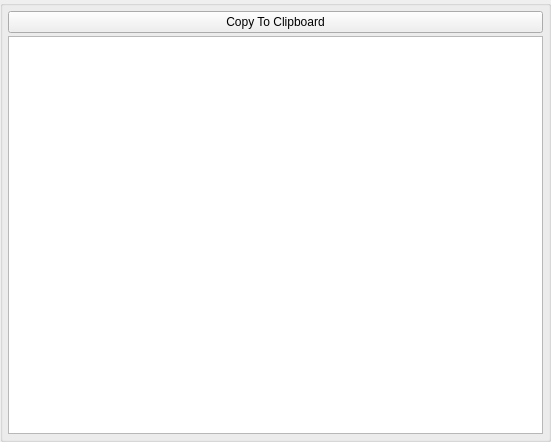
<?xml version="1.0" encoding="UTF-8"?>
<ui version="4.0">
 <class>AppletHackerListUi</class>
 <widget class="QWidget" name="AppletHackerListUi">
  <property name="geometry">
   <rect>
    <x>0</x>
    <y>0</y>
    <width>551</width>
    <height>442</height>
   </rect>
  </property>
  <property name="sizePolicy">
   <sizepolicy hsizetype="Expanding" vsizetype="Expanding">
    <horstretch>0</horstretch>
    <verstretch>0</verstretch>
   </sizepolicy>
  </property>
  <property name="minimumSize">
   <size>
    <width>0</width>
    <height>0</height>
   </size>
  </property>
  <property name="maximumSize">
   <size>
    <width>16777215</width>
    <height>16777215</height>
   </size>
  </property>
  <property name="windowTitle">
   <string>Hacker List</string>
  </property>
  <layout class="QVBoxLayout" name="verticalLayout">
   <property name="spacing">
    <number>0</number>
   </property>
   <property name="leftMargin">
    <number>0</number>
   </property>
   <property name="topMargin">
    <number>0</number>
   </property>
   <property name="rightMargin">
    <number>0</number>
   </property>
   <property name="bottomMargin">
    <number>0</number>
   </property>
   <item>
    <widget class="QGroupBox" name="StyledDlgItemsBox">
     <property name="sizePolicy">
      <sizepolicy hsizetype="Expanding" vsizetype="Expanding">
       <horstretch>0</horstretch>
       <verstretch>0</verstretch>
      </sizepolicy>
     </property>
     <property name="minimumSize">
      <size>
       <width>0</width>
       <height>0</height>
      </size>
     </property>
     <property name="title">
      <string/>
     </property>
     <layout class="QVBoxLayout" name="verticalLayout_2">
      <property name="spacing">
       <number>3</number>
      </property>
      <property name="leftMargin">
       <number>5</number>
      </property>
      <property name="topMargin">
       <number>5</number>
      </property>
      <property name="rightMargin">
       <number>5</number>
      </property>
      <property name="bottomMargin">
       <number>5</number>
      </property>
      <item>
       <layout class="QHBoxLayout" name="horizontalLayout">
        <item>
         <widget class="QPushButton" name="m_CopyToClipboardButton">
          <property name="text">
           <string>Copy To Clipboard</string>
          </property>
         </widget>
        </item>
       </layout>
      </item>
      <item>
       <widget class="QTreeView" name="m_TreeView"/>
      </item>
     </layout>
    </widget>
   </item>
  </layout>
 </widget>
 <resources/>
 <connections/>
</ui>
